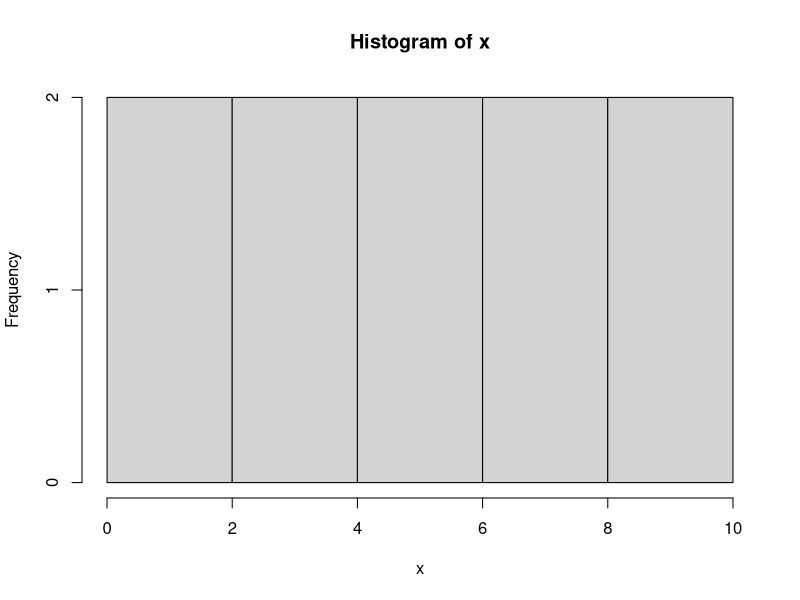
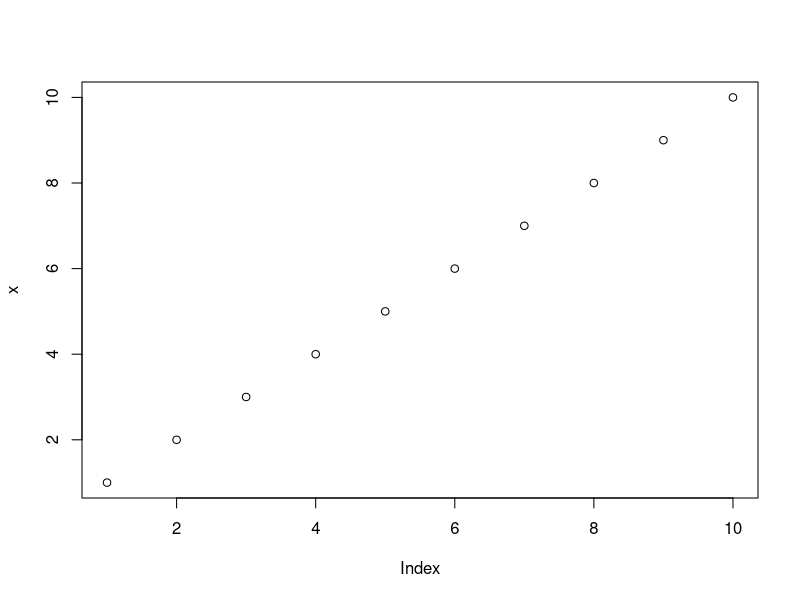
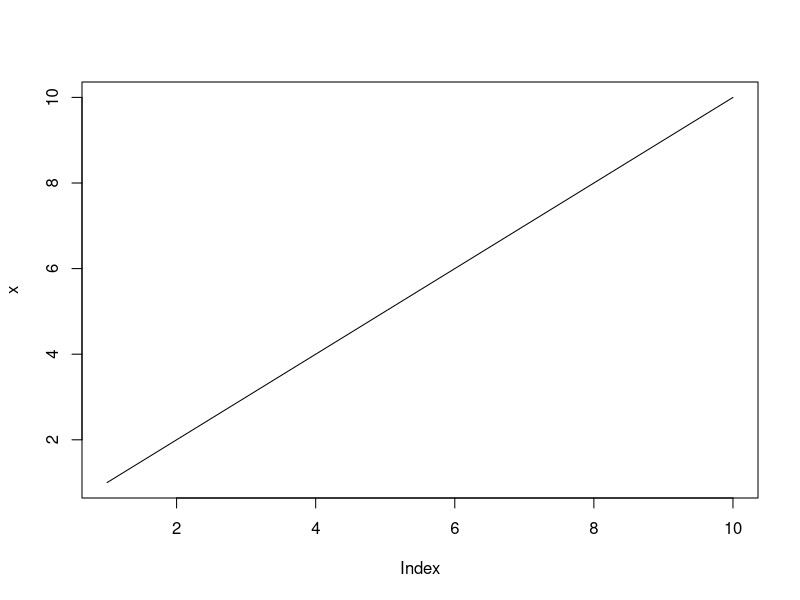
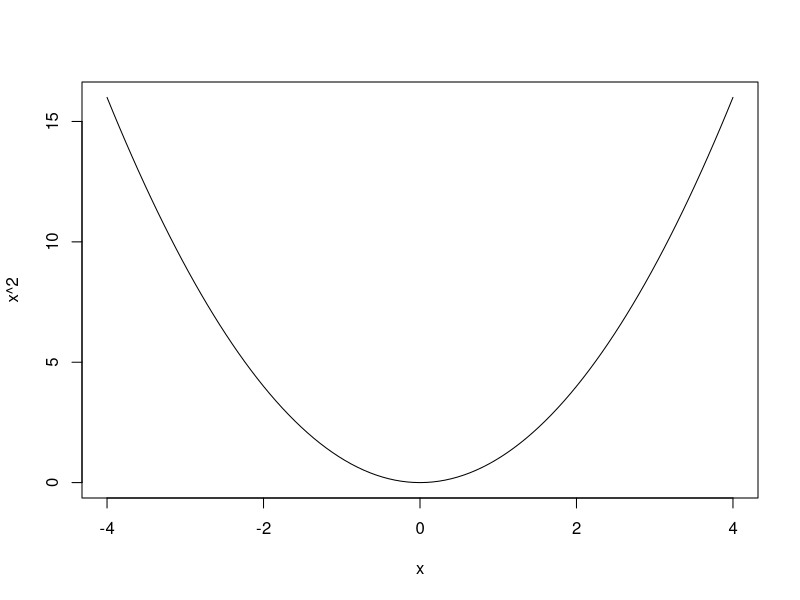
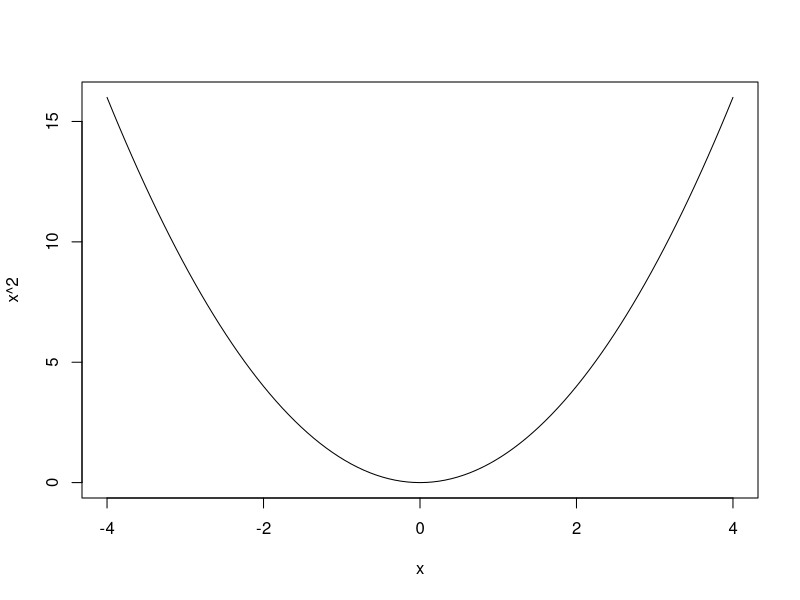
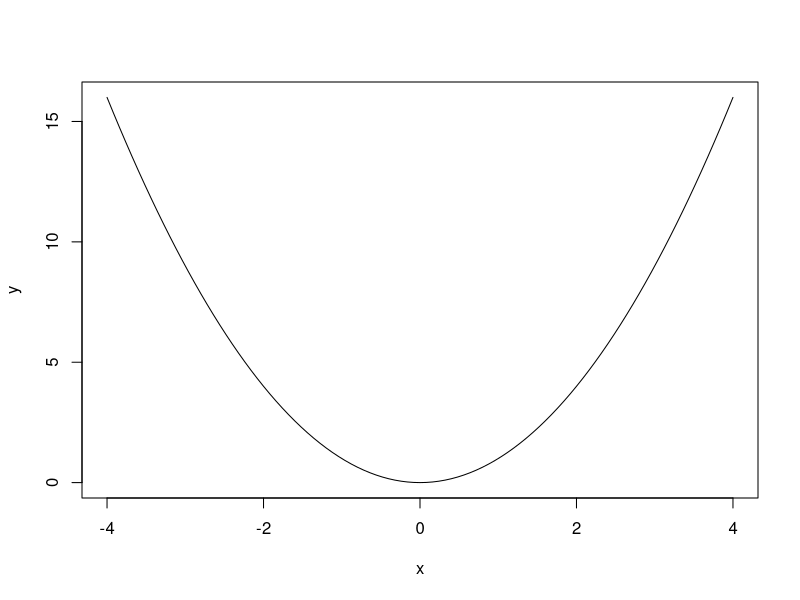
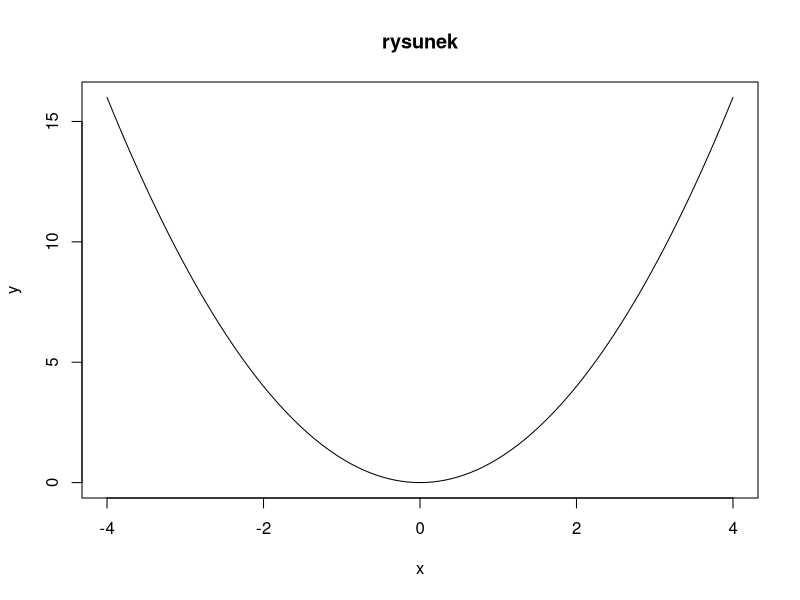
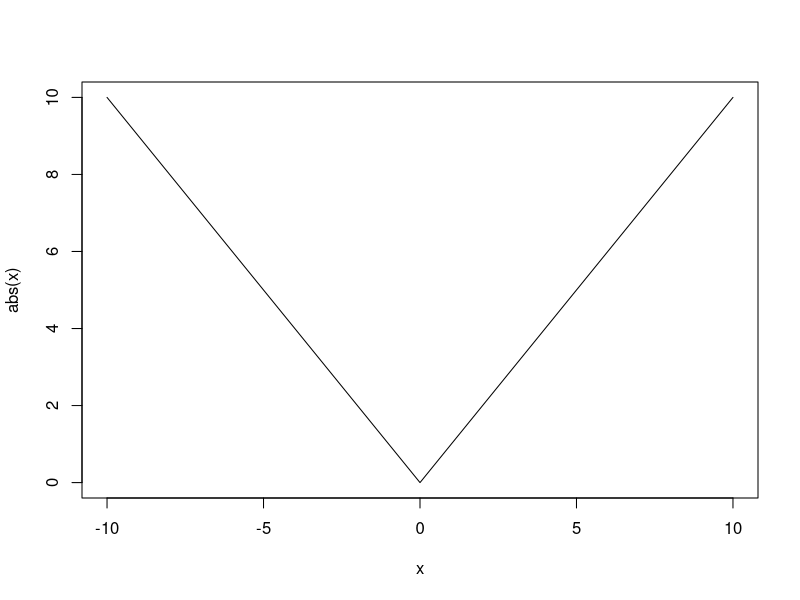

Reproduce these figures in R, in order.
# Wektory
parzyste <- c(2, 4, 6)
nieparzyste <- c(1, 3, 5)
litery <- c("a", "b", "c")
litery[1]
litery[4]

vec <- c(parzyste, litery)


x <- 1:10
for(i in x){
  x[i] <- x[i]**2
}
x
x <- 1:10
x**2


ls()   # zmienne ktore obecnie mamy w pamieci


# Wykresy
#dev.new() w nowym oknie
par(mfrow = c(1, 1)) # ile chcemy wykresow obok siebie 
hist(x)
plot(x)
plot(x, type = 'l')
#dorysowanie lini

curve(x^2, from=-4, to=4)
curve(x^2, -4, 4)
curve(x^2, from=-4, to=4, xlab="x", ylab="y")
curve(x^2, from=-4, to=4, xlab="x", ylab="y", main = "rysunek")
# jakies inne wykresy
curve(abs(x),-10,10)

#y=sin(x) oraz cos(x)
curve(sin(x),-2*pi,2*pi)
curve(cos(x),-2*pi,2*pi,add=T,lty="dotted")
#curve(cos(x),-2*pi,2*pi,add=T,lty=2)

abline(v=2) # pionowa
abline(h=0) # Pozioma: y = 0
abline(v=0,col = "gray")  # Pionowa: x = 0
colors()






# Cel: wybrane rozkłady prawdopodobieństwa --------------------------------

# norm - rozkład normalny
# chisq - rozkład chi-kwadrat
# gamma - rozkład gamma
# exp - rozkład wykładniczy
# f - rozkład F-Snedecora

# d - gęstość f(x) lub rozkład prawdopodobieństwa P(X=x)
# p - dystrybuanta F(x) = P(X<=x)
# q - funkcja kwantylowa F^{1}(p)
# r - generowanie liczb pseudolosowych


# Zadanie 1 ---------------------------------------------------------------

curve(dnorm(x), from = -6, to = 6)
curve(dnorm(x,1,1), from = -6, to = 6, col = 'blue', add = T)
curve(dnorm(x,2,1), from = -6, to = 6, col = 'red', add = T)
legend("topright", c("N(0,1)", "N(1,1)", "N(2,1)"),
       fill = c("black", "blue", "red"), cex = 0.5)

#par(mfrow = c(1, 3))
#par(mfrow = c(1, 1))
curve(dnorm(x, 0, 1), xlim = c(-3, 5), ylim = c(0, 0.5))
curve(dnorm(x, 1, 1), xlim = c(-3, 5), col = 'blue', add = TRUE)
curve(dnorm(x, 2, 1), xlim = c(-3, 5), col = 'red', add = TRUE)
legend("topright", c("N(0,1)", "N(1,1)", "N(2,1)"),
       fill = c("black", "blue", "red"), cex = 0.5)
title("Gęstości")


# funkcja przeżycia 

# dystrybuanta: pnorm(x)
# ogon dystrybuanty (funkcja prze?ycia): 1 - pnorm(x) albo pnorm(x,lower.tail=F)
# F(t) = P(X<=t), czyli dystrybuanta jest takim dolnym ogonem
# Czyli jak ustawimy lower.tail = F, to liczymy P(X>t)

curve(1 - pnorm(x, 0, 1), from = -3, to = 5)
curve(1 - pnorm(x, 1, 1), from = -3, to = 5, col = 'blue', add = TRUE)
curve(1 - pnorm(x, 2, 1), from = -3, to = 5, col = 'red', add = TRUE)
legend ("topright", c("N(0,1)","N(1,1)","N(2,1)"),
        fill=c("black","red","blue"), cex = 0.5)
title("Funkcja przeżycia")

# b) N(0, 1), N(0, 0.5), N(0, 2)
# gęstość

curve(dnorm(x, 0, 1), from = -6, to = 5, ylim = c(0,1))
curve(dnorm(x, 0, 0.5), from = -3, to = 5, col = 'blue', add = TRUE)
curve(dnorm(x, 0, 2), from = -6, to = 5, col = 'red', add = TRUE)
legend ("topright", c("N(0,1)","N(1,1)","N(2,1)"),
        fill=c("black","red","blue"), cex = 0.5)
title("Gęstości")

# dystrybuanta
curve(pnorm(x, 0, 1), xlim = c(-5, 5), ylim = c(0,1), col = 1)
curve(pnorm(x, 0, 0.5), col = 'blue', add = TRUE)
curve(pnorm(x, 0, 2), col = 'red', add = TRUE)
legend ("topright", c("N(0,1)","N(1,1)","N(2,1)"),
        fill=c("black","red","blue"), cex = 0.5)
title("Dystrybuanta")

# przezycia -> odwrotnosc dystrybuanty
# funkcja przeżycia
curve(1 - pnorm(x, 0, 1), xlim = c(-3, 5), ylim = c(0, 1))
curve(1 - pnorm(x, 0, 0.5), xlim = c(-3, 5), col = 'blue', add = TRUE)
curve(1 - pnorm(x, 0, 2), xlim = c(-3, 5), col = 'red', add = TRUE)
legend ("topright", c("N(0,1)","N(1,1)","N(2,1)"),
        fill=c("black","red","blue"), cex = 0.5)
title("Funkcja przeżycia")



# Zadanie 2 ---------------------------------------------------------------

pnorm(3, 0, 1) - pnorm(-3, 0, 1)
?pnorm
# graficznie 
curve(dnorm(x), -4,4)
abline(v=-3, col="red")
abline(v=3,col="red")


# Zadanie 3 ---------------------------------------------------------------

# tekstowe wazne !!!

# a) 
pnorm(179, 173, 6)

# b)
pnorm(180, 173, 6) - pnorm(167, 173, 6)

# c)
1 - pnorm(181, 173, 6)

# d)
# 60% jest mniejszych
qnorm(0.6, 173, 6)


# Zadanie 4 ---------------------------------------------------------------

# a)
qnorm(0.95, 0, 1)

# b)
qnorm(0.975, 0, 1)

# c)
?qt
qt(0.95, 10)

# d)
qt(0.99, 20)

# e)
?qchisq
qchisq(0.9, 4)

# f)
qchisq(0.95, 10)

# g)
?qf
qf(0.95, 2, 10)

# h)
qf(0.99, 3, 18)


# Zadanie 5 ---------------------------------------------------------------

?dgamma

# a)

#par(mfrow = c(1, 1))
curve(dgamma(x, 1, 1), xlim = c(0, 6), ylim = c(0, 1))
curve(dgamma(x, 0.5, 1), xlim = c(0, 6), col = 'blue', add = TRUE)
curve(dgamma(x, 2, 1), xlim = c(0, 6), col = 'red', add = TRUE)
curve(dgamma(x, 3, 1), xlim = c(0, 6), col = 'green', add = TRUE)
legend ("topright", c("Ga(0,1)","Ga(0.5,1)","Ga(2,1)", "Ga(3,1)"),
        fill=c("black","blue","red", 'green'), cex = 0.5)
#legend("topright", c("Gamma(1,1)","Gamma(0.5,1)", "Gamma(2,1)", "Gamma(3,1)"), lty=1, col=1:4, text.col=1)


# b) 

par(mfrow = c(1, 1))
curve(dgamma(x, 2, 1), xlim = c(0, 6), ylim = c(0, 1.2), col = 'blue')
curve(dgamma(x, 2, 2), xlim = c(0, 6), col = 'red', add = TRUE)
curve(dgamma(x, 2, 3), xlim = c(0, 6), col = 'green', add = TRUE)
legend ("topright", c("Gamma(2,1)","Gamma(2,2)", "Gamma(2,3)"),
        fill=c("blue","red", 'green'), cex = 0.5)


# Zadanie 6 ---------------------------------------------------------------

?dchisq

# a)

par(mfrow = c(1, 1))
curve(dchisq(x, 5), xlim = c(0, 80), ylim = c(0, 0.2))
curve(dchisq(x, 10), xlim = c(0, 80), col = 'blue', add = TRUE)
curve(dchisq(x, 40), xlim = c(0, 80), col = 'red', add = TRUE)
legend ("topright", c("Chi^2(5)","Chi^2(10)","Chi^2(40)"),
        fill=c("black","blue","red"), cex = 0.5)
# b)

curve(dchisq(x,5),from=0,to=150,ylab="y")
curve(dnorm(x,5,sqrt(2*5)),from=0,to=150,col="violet",add=T)

curve(dchisq(x,100),from=0,to=150,col="green",add=T)
curve(dnorm(x,100,sqrt(2*100)),from=0,to=150,col="violet",add=T)

curve(dchisq(x,1000),from=0,to=2000)
curve(dnorm(x,1000,sqrt(2*1000)),from=0,to=2000,col="violet",add=T)


#chi-kw(n)=G(n/2,1/2)

#dla duzych n: chi-kw(n) to z grubsza N(n,sqrt(2n))
#konwencja: sqrt(2n) oznacza odch.std



# Zadanie 7 ---------------------------------------------------------------

par(mfrow = c(1, 1))
curve(dt(x, 1), xlim = c(-5, 5), ylim = c(0, 0.4))
curve(dt(x, 5), col = 'blue', add = TRUE)
curve(dt(x, 30), col = 'red', add = TRUE)
legend ("topright", c("t(1)","t(5)","t(30)"),
        fill=c("black","blue","red"), cex = 0.5)

#par(mfrow = c(1, 3))

curve(dt(x, 5), xlim = c(-5, 5), ylim = c(0,0.4))
curve(dnorm(x, 0, 1), xlim = c(-5, 5), col = 'blue', add = TRUE)
legend ("topright", c("t-student(5)","N(0,1)"),
        fill=c("black","blue"), cex = 0.5)

curve(dt(x, 10), xlim = c(-5, 5), ylim = c(0,0.4))
curve(dnorm(x, 0, 1), xlim = c(-5, 5), col = 'blue', add = TRUE)
legend ("topright", c("t-student(10)","N(0,1)"),
        fill=c("black","blue"), cex = 0.5)

curve(dt(x, 40), xlim = c(-5, 5), ylim = c(0,0.4))
curve(dnorm(x, 0, 1), xlim = c(-5, 5), col = 'blue', add = TRUE)
legend ("topright", c("t-student(40)","N(0,1)"),
        fill=c("black","blue"), cex = 0.5)


# Zadanie 8 ---------------------------------------------------------------

par(mfrow = c(1, 1))

# a)
curve(df(x, 10, 5), ylim = c(0, 1), xlim = c(0, 3))
curve(df(x, 10, 10), col = 'blue', add = TRUE)
curve(df(x, 10, 20), col = 'red', add = TRUE)
legend ("topright", c("F-Sned(10,5)","F-Sned(10,10)", "F-Sned(10,20)"),
        fill=c("black","blue","red"), cex = 0.5)

# b)
curve(df(x, 5, 2), ylim = c(0, 1))
curve(df(x, 3, 2), col = 'blue', add = TRUE)
curve(df(x, 2, 2), col = 'red', add = TRUE)
legend ("topright", c("F-Sned(5,2)","F-Sned(3,2)", "F-Sned(2,2)"),
        fill=c("black","blue","red"), cex = 0.5)


# c)
curve(df(x, 2, 1), ylim = c(0, 1.1), xlim = c(0, 2))
curve(df(x, 2, 5), col = "blue", add = TRUE)
curve(df(x, 2, 10), col = "red", add = TRUE)
curve(df(x, 2, 20), col = "green", add = TRUE)
curve(dexp(x, 1), col = "yellow", add = TRUE)
legend ("topright", c("F-Sned(2,1)","F-Sned(2,5)", "F-Sned(2,10)",
                      "F-Sned(2,20)", 'Exp(1)'),
        fill=c("black","blue","red", "green", 'yellow'), cex = 0.5)


# Zadanie 9 ---------------------------------------------------------------

par(mfrow = c(1, 1))
curve(dbeta(x, 1, 1), ylim = c(0, 3), xlim = c(0, 1))
curve(dbeta(x, 2, 2), col = "blue", add = TRUE)
curve(dbeta(x, 2, 5), col = "red", add = TRUE)
curve(dbeta(x, 5, 2), col = "green", add = TRUE)
legend ("topright", c("Beta(1,1)","Beta(2,2)", "Beta(2,5)",
                      "Beta(5,2)"),
        fill=c("black","blue","red", "green"), cex = 0.5)



# Zadanie 10 --------------------------------------------------------------

par(mfrow = c(1, 1)) 
x <- 0:10
barplot(dbinom(x, 10, 0.5), ylim = c(0, 0.3), names.arg = x)
barplot(dbinom(x, 10, 0.25), col = 'blue', names.arg = x)
x <- 0:50
barplot(dbinom(x, 50, 0.25), names.arg = x)

# Każda kolumna na wykresie reprezentuje prawdopodobieństwo
#uzyskania określonej liczby sukcesów (od 0 do 10) w ciągu 10 prób.


# Zadanie 11 --------------------------------------------------------------

# dgeom ozn. rozklad geometryczny zdefiniowany tak: P(Y=k)=p*(1-p)^k, k=0,1,...
#p=0.1
##k=0:100
#pk=dgeom(k,prob=p)
#plot(k,pk,type="h")

# a) jesli X=nr osoby ktora jako pierwsza weszla do sklepu to
# P(X=k)=P(Y=k-1), dla k=1,2,...
# bo musimy sobie przesun??, ?eby rozk?ad si? zgadza?

# ile prob z rzedu konczy sie porazka
dgeom(0, 0.1)
dgeom(1, 0.1)
dgeom(2, 0.1)
dgeom(3, 0.1)
1 - pgeom(10, 0.1) # liczba porazek wieksza od 10
?dgeom

# Zadanie 12 --------------------------------------------------------------

?phyper
phyper(0, 5, 195, 10)

N=200
M=5
n=10
k=0
#sprawdzamy
choose(M,k)*choose(N-M,n-k)/choose(N,n)


#dhyper(x, m, n, k)
#1. x – Number of "successes" in the sample
#The number of items you’re interested in (successes) drawn from the sample.
#Example: If you're drawing 5 cards and want the probability of getting exactly 2 red cards, then x = 2.

#2. m – Number of "successes" in the population
#The total number of "good" or "success" items in the whole population.
#Example: In a standard deck of 52 cards, there are 26 red cards, so m = 26.

#3. n – Number of "failures" in the population
##The total number of "bad" or "non-success" items in the population.
#This is the rest of the population, so if 26 are red (successes), the remaining 26 are black (failures), so n = 26.

#4. k – Number of draws (sample size)
#How many items you are drawing (without replacement).
#Example: If you draw 5 cards, then k = 5.




# Zadanie 13 --------------------------------------------------------------

# a)
1 - pexp(1000, 0.0001)
1 - pexp(10000, 0.0001)
1 - pexp(30000, 0.0001)

a <- 0.0001
abline(v=1000, col="red")
1-pexp(1000,a)
abline(v=10000, col="blue")
1-pexp(10000,a)
abline(v=30000, col="green")
1-pexp(30000,a)
# b)
qexp(0.1, 0.0001)

?qexp
# Zadanie 14 --------------------------------------------------------------

# a) Y~exp(4)
a=4
k=0:100
pk=dpois(k,a)
plot(k,pk,type="h")

curve(dexp(x,a),0,10)
# b) EY=1/4 VarY=1/16

# c)
pexp(0.5, 4)

# d)
1 - pexp(1, 4)
dpois(0,a)








